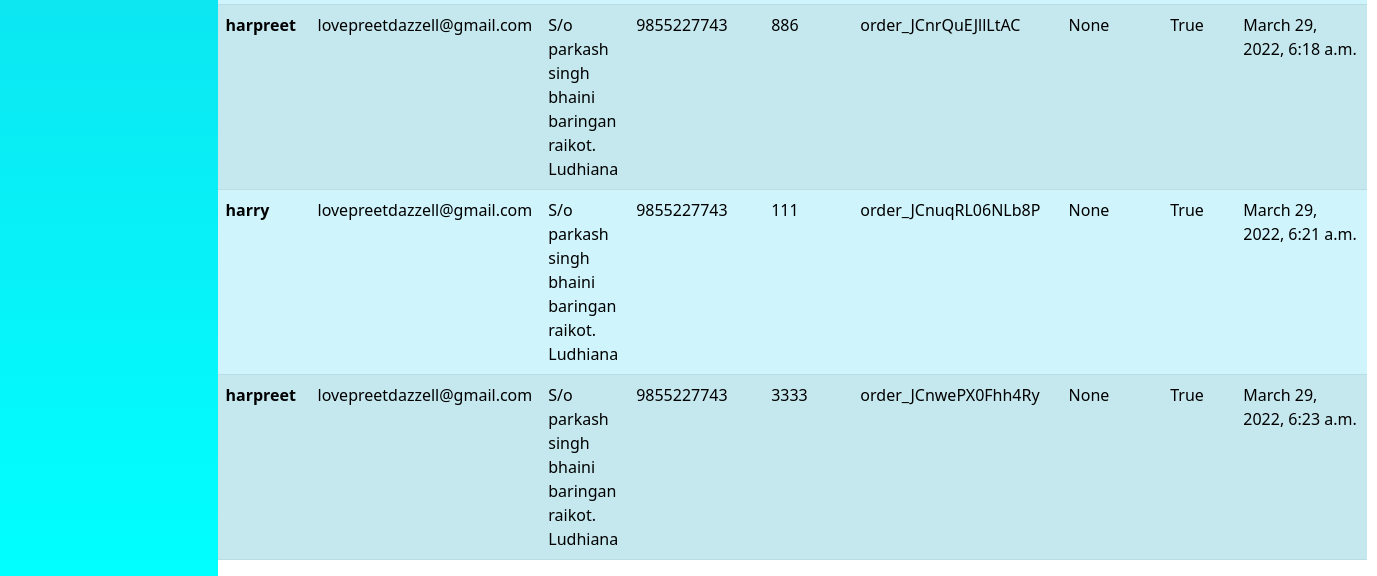
Before: /allforms/ (lower part) with the older database file.
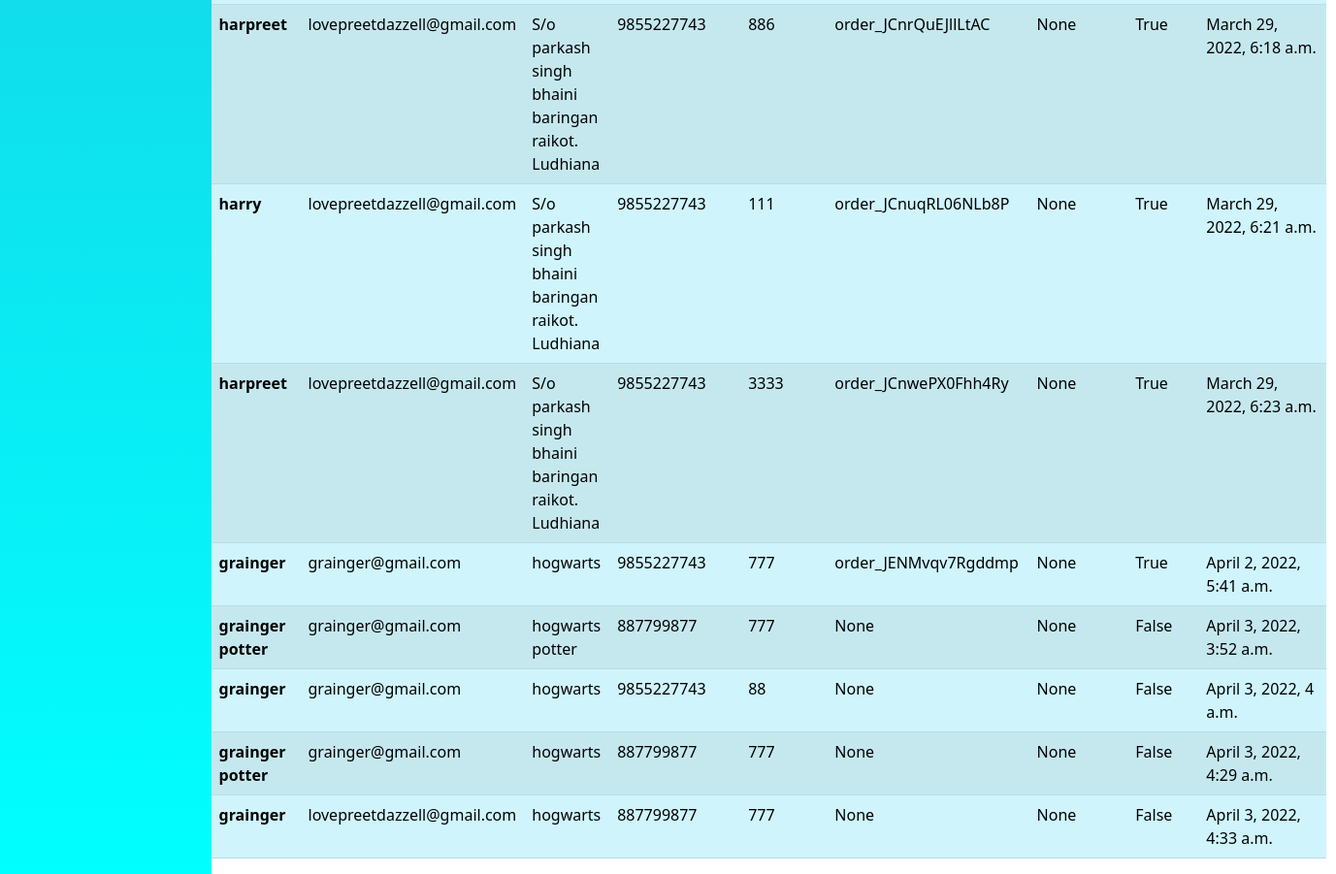
After: the same page with the newer database file.
### cust/models.py (models this page shows)
class UserFunds(models.Model):
    name = models.ForeignKey(User,null=True,on_delete=models.SET_NULL,related_name='funds')
    fd_owner = models.CharField(max_length=70 , null=True)
    address = models.CharField(max_length=300 ,null=True)
    email = models.EmailField(max_length=80,null=True)
    mobile = models.IntegerField()
    amount = models.IntegerField()
    order_id  = models.CharField(max_length=70,null=True)
    payment_id  = models.CharField(max_length=70,null=True)
    payment_status  = models.BooleanField(default=False)
    certificate_status = models.CharField(max_length=80,default='Regular')
    duration = models.CharField(max_length=70,null=True)
    date_created = models.DateTimeField(auto_now_add=True,null=True)

### cust/views.py (the view)
# urls.py: path('allforms/',views.allforms,name = 'allforms'),
def allforms(request):
    form = UserFunds.objects.all()
    context = {'form':form}
    return render(request,'cust/allforms.html',context)

### cust/templates/cust/allforms.html (shortened to what this page needs)
{% extends "cust/base.html" %}
{% block content %}
<div class=" overflow-auto ">
  <table   class="table  overflow-scroll table-info table-striped  ">
      <tbody>
        {% for field in form  %}
        <tr>
          <th >{{field.fd_owner}}</th>
          <td>{{field.email}}</td>
          <td>{{field.address}}</td>
          <td>{{field.mobile}}</td>
          <td>{{field.amount}}</td>
          <td>{{field.order_id}}</td>
          <td>{{field.duration}}</td>
          <td>{{field.payment_status}}</td>
          <td>{{field.date_created}}</td>
        </tr>
        {% endfor %}
      </tbody>
    </table>
</div>
{% endblock content %}

### cust/templates/cust/base.html (shortened to what this page needs)
<!DOCTYPE html>
{% load static %}
<html lang="en">
  <head>
  {% block css %}
  <link rel="stylesheet" href="{% static 'cust/css/bootstrap.css' %}" />
  <link rel="stylesheet" href="{% static 'cust/css/style.css' %}" />
  {% endblock css %}
  </head>
  <body>
    <div class="content">
      <div class="content1 bg-panel">
      </div>
      <div class="content2">
{% block content %}
{% endblock content %}
      </div>
    </div>
  </body>
</html>

### cust/static/cust/css/style.css (style rules this page uses)
* { margin: 0; padding:0; }
.bg-panel { background:linear-gradient(to bottom,rgba(0, 59, 148, 0.726),aqua) ; }
.content { display: grid; grid-template-columns: 0.2fr 1fr; }

Changed rows visible on the page:
added UserFunds: fd_owner "grainger", email "grainger@gmail.com", address "hogwarts", mobile "9855227743", amount "777", order_id "order_JENMvqv7Rgddmp", duration "None", payment_status "True", date_created "April 2, 2022, 5:41 a.m."
added UserFunds: fd_owner "grainger potter", email "grainger@gmail.com", address "hogwarts potter", mobile "887799877", amount "777", order_id "None", duration "None", payment_status "False", date_created "April 3, 2022, 3:52 a.m."
added UserFunds: fd_owner "grainger", email "grainger@gmail.com", address "hogwarts", mobile "9855227743", amount "88", order_id "None", duration "None", payment_status "False", date_created "April 3, 2022, 4 a.m."
added UserFunds: fd_owner "grainger potter", email "grainger@gmail.com", address "hogwarts", mobile "887799877", amount "777", order_id "None", duration "None", payment_status "False", date_created "April 3, 2022, 4:29 a.m."
added UserFunds: fd_owner "grainger", email "lovepreetdazzell@gmail.com", address "hogwarts", mobile "887799877", amount "777", order_id "None", duration "None", payment_status "False", date_created "April 3, 2022, 4:33 a.m."
